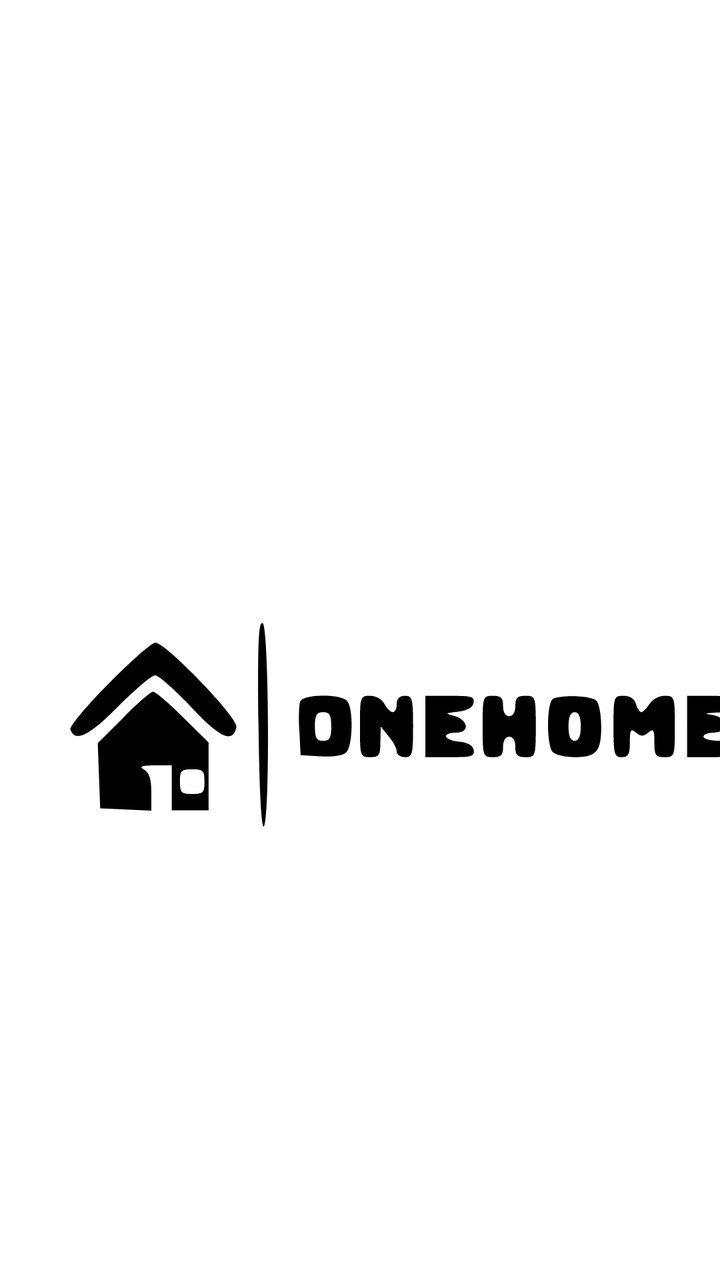
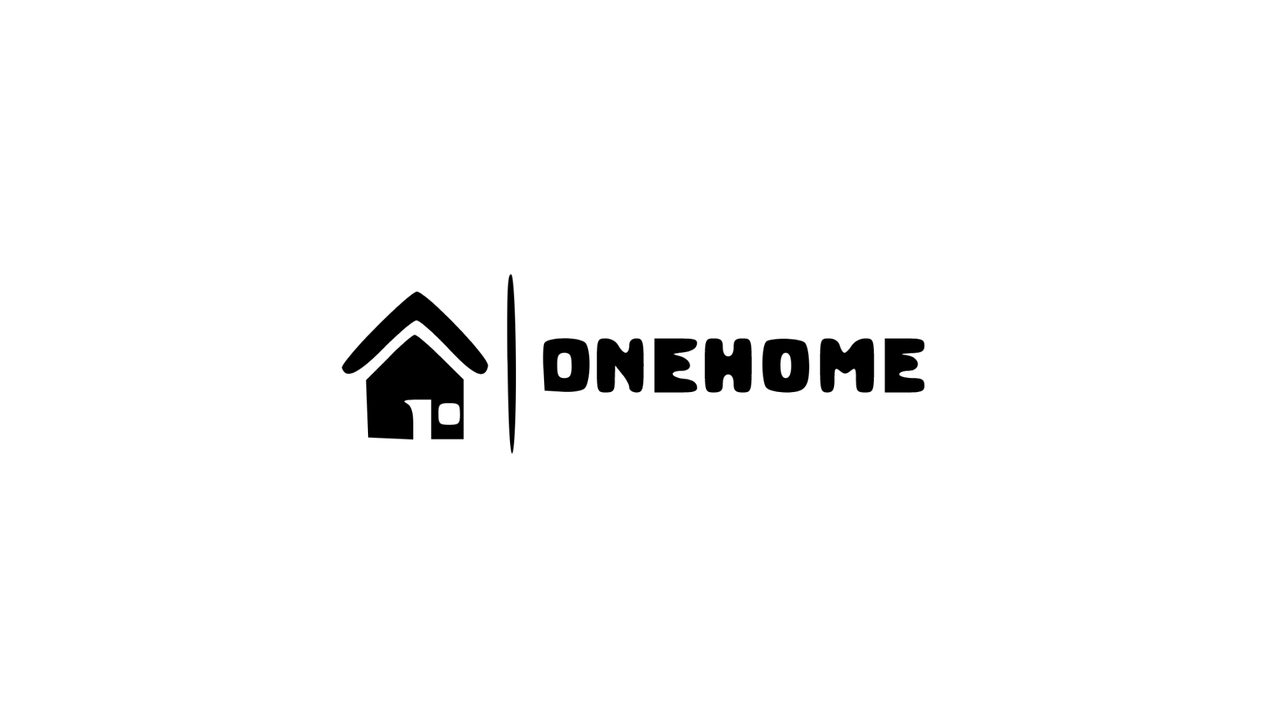

Compare how this app lays out the same screen by default and in its alternative resource folder. The renders come first, then the two layout files and the values they reference.
<!-- AndroidManifest.xml: application theme Theme.OneHome -->
<!-- res/layout/splash_activity.xml -->
<?xml version="1.0" encoding="utf-8"?>
<androidx.constraintlayout.widget.ConstraintLayout
    xmlns:android="http://schemas.android.com/apk/res/android"
    xmlns:app="http://schemas.android.com/apk/res-auto"
    xmlns:tools="http://schemas.android.com/tools"
    android:layout_width="match_parent"
    android:layout_height="match_parent">

    <ImageView
        android:id="@+id/imageView_splash"
        android:layout_width="409dp"
        android:layout_height="720dp"
        app:srcCompat="@drawable/ic_splash4"
        tools:ignore="MissingConstraints"
        tools:layout_editor_absoluteX="0dp"
        tools:layout_editor_absoluteY="4dp" />
</androidx.constraintlayout.widget.ConstraintLayout>
<!-- resources referenced by this layout -->
<resources>
  <!-- drawable ic_splash4: vector/xml drawable (drawable, 3703 chars, omitted) -->
  <style name="Theme.OneHome" parent="Theme.MaterialComponents.DayNight.NoActionBar">
          
          <item name="colorPrimary">@color/purple_500</item>
          <item name="colorPrimaryVariant">@color/purple_700</item>
          <item name="colorOnPrimary">@color/white</item>
          
          <item name="colorSecondary">@color/teal_200</item>
          <item name="colorSecondaryVariant">@color/teal_700</item>
          <item name="colorOnSecondary">@color/black</item>
          
          <item name="android:statusBarColor" tools:targetApi="l">?attr/colorPrimaryVariant</item>
          
      </style>
  <color name="purple_500">#FF6200EE</color>
  <color name="purple_700">#FF3700B3</color>
  <color name="white">#FFFFFFFF</color>
  <color name="teal_200">#FF03DAC5</color>
  <color name="teal_700">#FF018786</color>
  <color name="black">#FF000000</color>
</resources>
<!-- res/layout-land/splash_activity.xml (the author's variant of the layout above) -->
<!-- drawn on the phone turned sideways -->
<?xml version="1.0" encoding="utf-8"?>
<RelativeLayout
    xmlns:android="http://schemas.android.com/apk/res/android"
    xmlns:app="http://schemas.android.com/apk/res-auto"
    xmlns:tools="http://schemas.android.com/tools"
    android:layout_width="wrap_content"
    android:layout_height="wrap_content">

    <ImageView
        android:id="@+id/imageView_splash"
        android:layout_width="match_parent"
        android:layout_height="match_parent"
        app:srcCompat="@drawable/ic_splash4"
        tools:ignore="MissingConstraints"
        tools:layout_editor_absoluteX="0dp"
        tools:layout_editor_absoluteY="5dp" />
</RelativeLayout>
